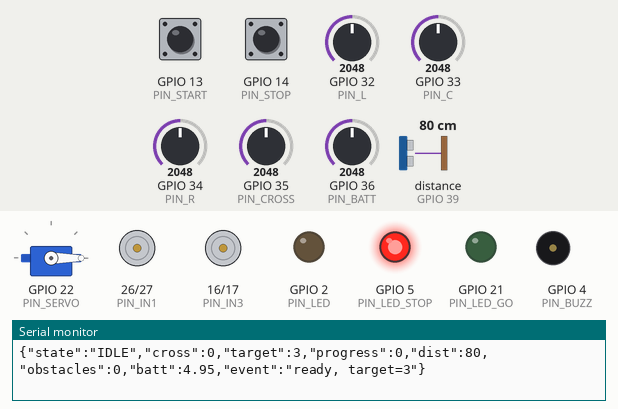
Simulated run of this sketch. Board: ESP32. Shown: servo, motor-driver pin pairs drawn as motors (green arrow = first pin HIGH = forward, orange = second pin HIGH = backward, longer = more drive, scaled by the enable pin), output pins drawn as LEDs (lit = HIGH), buzzer (waves = sounding), the last lines printed to the serial monitor. Wiring (from diagram.json): ultrasonic range finder: trigger GPIO 15; echo GPIO 39. Dashed ring = blinking. The test bench sets the inputs (shaded band); at power-on: GPIO 13 (PIN_START) HIGH, GPIO 14 (PIN_STOP) HIGH, distance to the obstacle (sensor on GPIO 39) 80 cm, GPIO 32 (PIN_L) = 2048, GPIO 33 (PIN_C) = 2048, GPIO 34 (PIN_R) = 2048, GPIO 35 (PIN_CROSS) = 2048, GPIO 36 (PIN_BATT) = 2048 (analog values on the 0–4095 scale). The echo pulse lasts 58.3 µs per cm; EEPROM starts erased; servo pulses on a pin are drawn as a servo (544–2400 µs = 0–180°); pins used as bus, display or sensor lines are not drawn.

Above: at 1.2 s.
1.3 s: GPIO 13 (PIN_START) pulled LOW for 0.15 s
At 1.75 s:
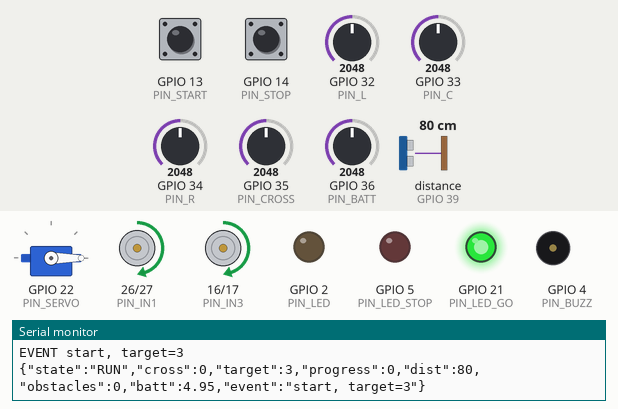
4.4 s: GPIO 14 (PIN_STOP) pulled LOW for 0.15 s
At 5.0 s:
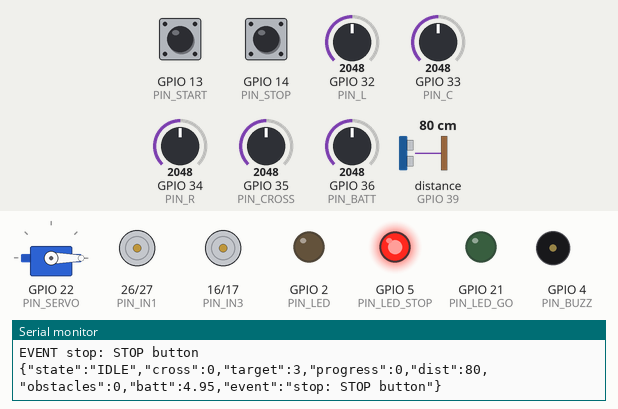
6.0 s: GPIO 13 (PIN_START) pulled LOW for 1 s
At 6.25 s:
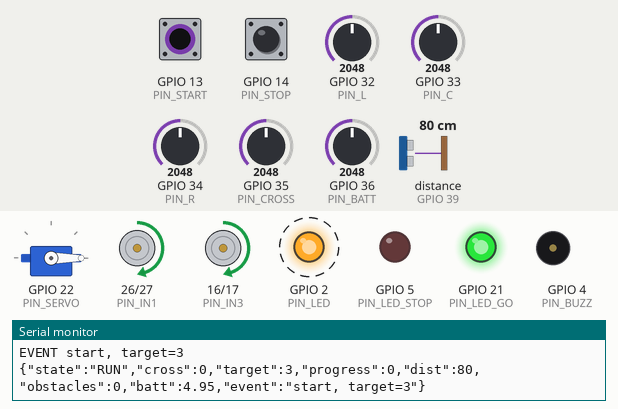
9.1 s: distance to the obstacle (sensor on GPIO 39) set to 38 cm
12.2 s: distance to the obstacle (sensor on GPIO 39) set to 32 cm
At 13.3 s:
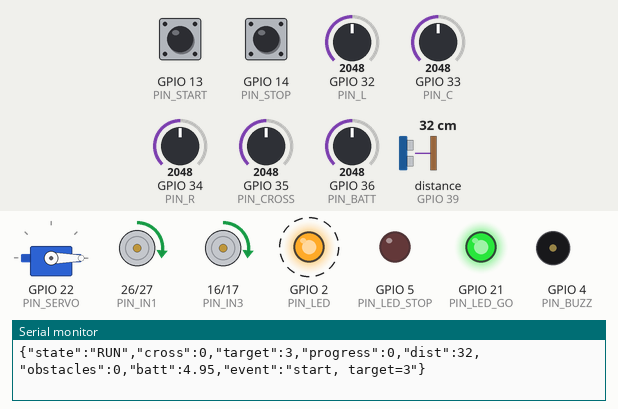
15.3 s: GPIO 32 (PIN_L) set to 122
At 16.05 s:
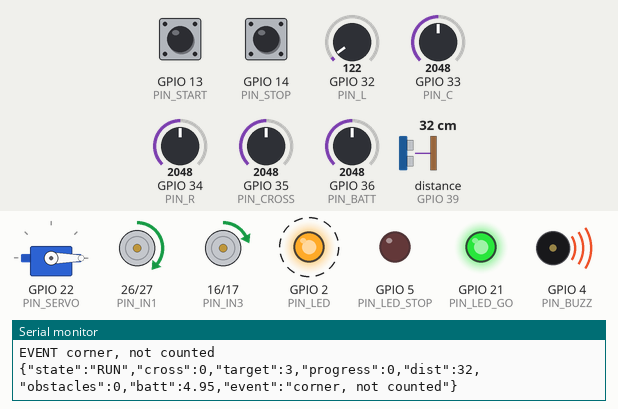
Timing chart, 0 to 19.4 s (numbered marks = the images above; inputs shaded):
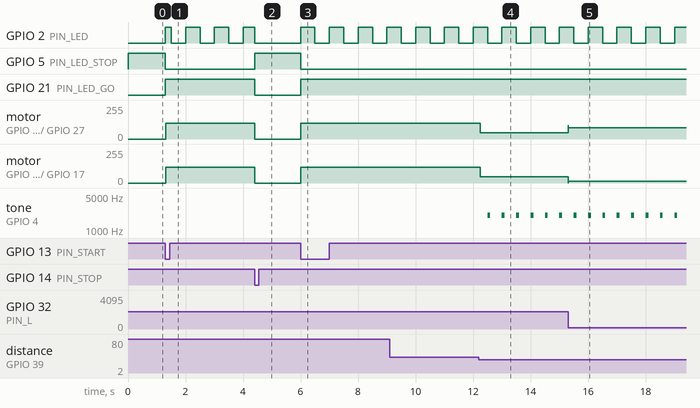

Measured:
- the behaviour switches between 35 and 34 cm on distance to the obstacle (sensor on GPIO 39) (found by bisection; images 3 and 4)
- after the input at 1.3 s, GPIO 2 (PIN_LED): LOW → HIGH at once, then repeats every 1.0 s: LOW 0.50 s, HIGH 0.50 s; GPIO 5 (PIN_LED_STOP): HIGH → LOW at once; GPIO 21 (PIN_LED_GO): LOW → HIGH at once; motor on GPIO 26 (PIN_IN1) / GPIO 27 (PIN_IN2), motor on GPIO 16 (PIN_IN3) / GPIO 17 (PIN_IN4): stopped → forward 120/255 at once
- after the input at 4.4 s, GPIO 5 (PIN_LED_STOP): LOW → HIGH at once; GPIO 21 (PIN_LED_GO): HIGH → LOW at once; motor on GPIO 26 (PIN_IN1) / GPIO 27 (PIN_IN2), motor on GPIO 16 (PIN_IN3) / GPIO 17 (PIN_IN4): forward 120/255 → stopped at once
- after the input at 6.0 s, GPIO 2 (PIN_LED): alternates HIGH for 0.50 s and LOW for 0.50 s, starting at once; GPIO 5 (PIN_LED_STOP): HIGH → LOW at once; GPIO 21 (PIN_LED_GO): LOW → HIGH at once; motor on GPIO 26 (PIN_IN1) / GPIO 27 (PIN_IN2), motor on GPIO 16 (PIN_IN3) / GPIO 17 (PIN_IN4): stopped → forward 120/255 at once
- after the input at 12.2 s, motor on GPIO 26 (PIN_IN1) / GPIO 27 (PIN_IN2), motor on GPIO 16 (PIN_IN3) / GPIO 17 (PIN_IN4): forward 120/255 → forward 48/255 after 0.05 s; tone on GPIO 4 (PIN_BUZZ): alternates 2000 Hz for 0.10 s and silent for 0.40 s, starting after 0.30 s
- after the input at 15.3 s, motor on GPIO 26 (PIN_IN1) / GPIO 27 (PIN_IN2): forward 48/255 → forward 83/255 at once; motor on GPIO 16 (PIN_IN3) / GPIO 17 (PIN_IN4): forward 48/255 → forward 13/255 at once

The sketch:

sketch.ino
```cpp
// =====================================================================
//  sosny · BEST EC Day 2 (TD) · автономний робот-транспортер
//  ESP32 + L298N + 2×TT (танковий хід) + 4×TCRT5000 + HC-SR04 + SG90
//
//  SIM 1 → Wokwi: телеметрія в Serial, команди з Serial
//  SIM 0 → справжній робот: Wi-Fi точка "sosny-robot", сторінка 192.168.4.1
//
//  Команди в Serial (і в SIM, і на роботі):  s = старт, x = стоп, n3 = стоп на 3-й лінії
// =====================================================================
#define SIM 1

#include <Arduino.h>
#include <Preferences.h>
#if !SIM
#include <WiFi.h>
#include <WebServer.h>
#endif

// ---------------- піни (як на схемі day2_wiring.svg) ----------------
const int PIN_ENA = 25, PIN_IN1 = 26, PIN_IN2 = 27;   // M1 ліве
const int PIN_IN3 = 16, PIN_IN4 = 17, PIN_ENB = 18;   // M2 праве
const int PIN_L = 32, PIN_C = 33, PIN_R = 34;         // сенсори лінії (ADC1)
const int PIN_CROSS = 35;                             // 4-й сенсор: перпендикулярні лінії
const int PIN_BATT = 36;                              // VP, дільник 20k/10k
const int PIN_TRIG = 15, PIN_ECHO = 39;  /* D15, VN */               // HC-SR04 (ECHO через 1k/2k)
const int PIN_SERVO = 22, PIN_BUZZ = 4;
const int PIN_START = 13, PIN_STOP = 14, PIN_LED = 2;
const int PIN_LED_GO = 21, PIN_LED_STOP = 5;           // зовнішні: зелений «їду», червоний «стою» (через 220 Ом)

// ---------------- налаштування (підбирати на трасі) ----------------
int   WHITE = 400, BLACK = 3200;   // сирі значення TCRT на білому / на чорному
float ON_LINE = 0.5;               // «бачу чорне», 0..1
int   BASE = 120;                  // базова швидкість, 0..255
int   MAX_PWM = 150;               // ОБМЕЖЕННЯ швидкості (~60 %)
int   PIVOT = 110;                 // швидкість розвороту на місці
float KP = 70, KD = 40;            // PID по лінії
int   SLOW_CM = 35, STOP_CM = 15;  // зона сповільнення / аварійна зупинка
float SLOW_K = 0.4;                // множник швидкості в зоні сповільнення
unsigned long CROSS_LOCK_MS = 300; // після лінії ігнор, щоб не порахувати двічі
unsigned long CROSS_CONFIRM_MS = 200; // за цей час після смуги лінія має бути під C (інакше це кут)
unsigned long LOST_MS = 1500;      // скільки шукати лінію розворотом
int   SERVO_HOME = 0, SERVO_DUMP = 110;
// --- об'їзд перешкоди на лінії (часові параметри підібрати під розмір коробки) ---
bool  BYPASS_ON = true;
int   BYPASS_SIDE = 1;               // +1 об'їзд праворуч, -1 ліворуч
unsigned long WAIT_MS = 3000;        // стоїть довше → це не людина, об'їжджаємо
unsigned long T_TURN = 450;          // розворот від лінії (~60–90°)
int   ARC_IN = 60, ARC_OUT = 150;    // дуга навколо: внутрішнє / зовнішнє колесо
unsigned long T_ARC_MIN = 900;       // спершу відʼїхати від лінії, потім шукати її
unsigned long T_ARC_MAX = 6000;      // не знайшли лінію → LOST
unsigned long T_ALIGN_MAX = 1200;    // доворот на лінію

// ---------------- стан ----------------
enum State { IDLE, RUN, ESTOP, ARRIVED, UNLOAD, DONE, LOST, BYPASS };
const char *STATE_NAME[] = {"IDLE", "RUN", "ESTOP", "ARRIVED", "UNLOAD", "DONE", "LOST", "BYPASS"};
State state = IDLE;
unsigned long tState = 0;

int   target = 3;          // стоп на N-й перпендикулярній лінії
int   crosses = 0, obstacles = 0;
float dist = 999, prevPos = 0;
int   lastSide = 0;        // де востаннє бачили лінію: -1 ліво, +1 право
bool  pivoting = false, slowed = false;
unsigned long lastSeen = 0, lastCross = 0, clearSince = 0, segStart = 0, avgSeg = 0;
int   bpPhase = 0;          // 0 відвернути, 1 дуга, 2 доворот на лінію
unsigned long bpT = 0, blockedSince = 0, candEnd = 0;
bool  crossCand = false;
String lastEvent = "boot";
Preferences prefs;

#if !SIM
WebServer web(80);
#endif

// ---------------- PWM (працює на ядрі ESP32 2.x і 3.x) ----------------
#if ESP_ARDUINO_VERSION_MAJOR >= 3
void pwmInit(int pin, int freq, int bits) { ledcAttach(pin, freq, bits); }
void pwmWrite(int pin, int duty) { ledcWrite(pin, duty); }
#else
int chOf[40]; int nextCh = 0;
void pwmInit(int pin, int freq, int bits) { ledcSetup(nextCh, freq, bits); ledcAttachPin(pin, nextCh); chOf[pin] = nextCh++; }
void pwmWrite(int pin, int duty) { ledcWrite(chOf[pin], duty); }
#endif

void servoWrite(int deg) {                      // 50 Гц, 16 біт
  long us = 500 + (long)deg * 2000 / 180;
  pwmWrite(PIN_SERVO, us * 65535L / 20000L);
}

// ---------------- мотори ----------------
void setMotor(int en, int a, int b, int v) {     // v: -255..255
  v = constrain(v, -255, 255);
  digitalWrite(a, v > 0);
  digitalWrite(b, v < 0);
  pwmWrite(en, abs(v));
}
void drive(int left, int right) {
  setMotor(PIN_ENA, PIN_IN1, PIN_IN2, left);
  setMotor(PIN_ENB, PIN_IN3, PIN_IN4, right);
}
void brake() {                                   // активне гальмо L298N: IN1=IN2=HIGH
  digitalWrite(PIN_IN1, HIGH); digitalWrite(PIN_IN2, HIGH);
  digitalWrite(PIN_IN3, HIGH); digitalWrite(PIN_IN4, HIGH);
  pwmWrite(PIN_ENA, 255); pwmWrite(PIN_ENB, 255);
}

// ---------------- сенсори ----------------
float sensor(int pin) {                          // 0 = біле, 1 = чорне
  float v = (analogRead(pin) - WHITE) / float(BLACK - WHITE);
  return constrain(v, 0.0f, 1.0f);
}
float readCm() {
  digitalWrite(PIN_TRIG, LOW); delayMicroseconds(2);
  digitalWrite(PIN_TRIG, HIGH); delayMicroseconds(10);
  digitalWrite(PIN_TRIG, LOW);
  unsigned long t = pulseIn(PIN_ECHO, HIGH, 25000);
  return t ? t / 58.0 : 999;
}
float battV() { return analogReadMilliVolts(PIN_BATT) * 3 / 1000.0; }

// ---------------- зумер ----------------
void buzz(bool on) {
  static bool was = false;
  if (on == was) return;
  was = on;
#if SIM
  if (on) tone(PIN_BUZZ, 2000); else noTone(PIN_BUZZ);
#else
  digitalWrite(PIN_BUZZ, on);                    // активний зумер через 2N2222
#endif
}

// ---------------- логіка ----------------
void event(const String &e) { lastEvent = e; Serial.println("EVENT " + e); }
void setState(State s) { state = s; tState = millis(); }

void startRun() {
  crosses = 0; obstacles = 0; prevPos = 0; lastSide = 0; crossCand = false;
  lastSeen = segStart = millis(); avgSeg = 0;
  servoWrite(SERVO_HOME);
  setState(RUN); event("start, target=" + String(target));
}
void stopRun(const String &why) { brake(); setState(IDLE); event("stop: " + why); }
void setTarget(int n) {
  if (n < 1 || n > 50) return;
  target = n; prefs.putInt("n", n); event("target=" + String(n));
}

int progress() {
  if (state == DONE || state == ARRIVED || state == UNLOAD) return 100;
  if (target <= 0) return 0;
  float frac = 0;
  if (avgSeg > 0) frac = min((millis() - segStart) / float(avgSeg), 0.95f);
  return constrain(int((crosses + frac) * 100 / target), 0, 99);
}

// ---------------- об'їзд: відвернути → дуга навколо → знайти лінію → доворот ----------------
void startBypass() {
  setState(BYPASS); bpPhase = 0; bpT = millis(); event("bypass start");
}
void bypass() {
  unsigned long now = millis(), t = now - bpT;
  int s = BYPASS_SIDE;
  float l = sensor(PIN_L), c = sensor(PIN_C), r = sensor(PIN_R);
  bool anyLine = l > ON_LINE || c > ON_LINE || r > ON_LINE;
  if (bpPhase == 0) {                                   // розворот убік від лінії
    drive(s * PIVOT, -s * PIVOT);
    if (t > T_TURN) { bpPhase = 1; bpT = now; }
  } else if (bpPhase == 1) {                            // дуга назад до лінії
    if (dist < 8) { brake(); return; }                  // впритул щось на дузі — чекаємо (коробку збоку не чіпаємо)
    if (s > 0) drive(ARC_IN, ARC_OUT); else drive(ARC_OUT, ARC_IN);
    if (t > T_ARC_MIN && anyLine) { bpPhase = 2; bpT = now; event("bypass: line found"); }
    else if (t > T_ARC_MAX) { stopRun("bypass: no line"); setState(LOST); }
  } else {                                              // доворот, поки лінія під C
    drive(s * PIVOT, -s * PIVOT);
    if (c > ON_LINE || t > T_ALIGN_MAX) {
      prevPos = 0; lastSide = 0; lastSeen = now; lastCross = now; crossCand = false;   // перетин лінії не рахувати
      setState(RUN); event("bypass done");
    }
  }
}

void control() {
  unsigned long now = millis();

  if (state == ARRIVED) {                        // пауза → вивантаження
    brake();
    if (now - tState > 500) { setState(UNLOAD); servoWrite(SERVO_DUMP); event("unload"); }
    return;
  }
  if (state == UNLOAD) {
    brake();
    if (now - tState > 2000) servoWrite(SERVO_HOME);
    if (now - tState > 3000) { setState(DONE); event("done"); }
    return;
  }
  if (state == BYPASS) { bypass(); return; }
  if (state != RUN && state != ESTOP) { brake(); pivoting = slowed = false; return; }

  float l = sensor(PIN_L), c = sensor(PIN_C), r = sensor(PIN_R), x = sensor(PIN_CROSS);

  // --- перпендикулярна лінія: 4-й сенсор + L,C,R одночасно чорні ---
  // Кут лінії (поворот у бік 4-го сенсора) дає такий самий малюнок, тому
  // рахуємо тільки якщо ПІСЛЯ смуги лінія йде далі прямо під C.
  bool pat = x > ON_LINE && l > ON_LINE && c > ON_LINE && r > ON_LINE;
  if (pat && now - lastCross > CROSS_LOCK_MS) { crossCand = true; candEnd = 0; }
  else if (crossCand) {
    if (!candEnd) candEnd = now;                                  // смуга скінчилась
    if (c > ON_LINE && l < ON_LINE && r < ON_LINE) {              // лінія йде далі → перехрестя
      crossCand = false; lastCross = now; crosses++;
      unsigned long seg = now - segStart; segStart = now;
      avgSeg = avgSeg ? (avgSeg + seg) / 2 : seg;
      event("cross " + String(crosses) + "/" + String(target));
      if (crosses >= target) { brake(); setState(ARRIVED); event("arrived"); return; }
    } else if (now - candEnd > CROSS_CONFIRM_MS) { crossCand = false; event("corner, not counted"); }
  }

  // --- куди їхати ---
  int left = 0, right = 0;
  float sum = l + c + r;
  pivoting = false;
  slowed = dist < SLOW_CM;
  if (sum >= 0.3) {
    lastSeen = now;
    float pos = (r - l) / sum;                   // -1 лінія під L … +1 під R
    if (fabs(pos) > 0.2) lastSide = pos < 0 ? -1 : 1;
    float corr = KP * pos + KD * (pos - prevPos);
    prevPos = pos;
    int base = slowed ? BASE * SLOW_K : BASE;
    left  = constrain(int(base + corr), 0, MAX_PWM);   // лінія під L → ліве повільніше
    right = constrain(int(base - corr), 0, MAX_PWM);
  } else if (now - lastSeen < LOST_MS && lastSide != 0) {
    pivoting = true;                              // різкий поворот: крутимось туди, де бачили лінію
    left  = lastSide < 0 ? -PIVOT :  PIVOT;
    right = lastSide < 0 ?  PIVOT : -PIVOT;
  } else {
    stopRun("line lost"); setState(LOST); return;
  }

  // --- безпека: аварійна зупинка (розворот на місці дозволено) ---
  if (state == RUN && !pivoting && dist < STOP_CM) {
    obstacles++; clearSince = 0; blockedSince = now; setState(ESTOP); event("obstacle " + String(dist, 0) + " cm");
  }
  if (state == ESTOP) {
    if (BYPASS_ON && dist <= STOP_CM + 5 && now - blockedSince > WAIT_MS) { startBypass(); return; }
    if (dist > STOP_CM + 5) {
      if (!clearSince) clearSince = now;
      if (now - clearSince > 1000) { setState(RUN); event("path clear, resume"); }
    } else clearSince = 0;
    if (state == ESTOP && !pivoting) { brake(); return; }
  }
  drive(left, right);
}

void updateBuzzer() {
  unsigned long now = millis();
  if (state == ESTOP) buzz(true);
  else if ((state == RUN && slowed) || state == BYPASS) buzz(now % 500 < 100);
  else if (state == ARRIVED) buzz(now % 200 < 100);
  else buzz(false);
  digitalWrite(PIN_LED, (state == RUN || state == BYPASS) ? (now % 1000 < 500) : state != IDLE);
  bool moving = (state == RUN || state == BYPASS);
  digitalWrite(PIN_LED_GO, moving);
  digitalWrite(PIN_LED_STOP, !moving);
}

String telemetry() {
  char b[220];
  snprintf(b, sizeof b,
    "{\"state\":\"%s\",\"cross\":%d,\"target\":%d,\"progress\":%d,\"dist\":%.0f,"
    "\"obstacles\":%d,\"batt\":%.2f,\"event\":\"%s\"}",
    STATE_NAME[state], crosses, target, progress(), dist, obstacles, battV(), lastEvent.c_str());
  return String(b);
}

void handleSerial() {
  if (!Serial.available()) return;
  String cmd = Serial.readStringUntil('\n'); cmd.trim();
  if (cmd == "s") startRun();
  else if (cmd == "x") stopRun("serial");
  else if (cmd.startsWith("n")) setTarget(cmd.substring(1).toInt());
}

void handleButtons() {
  static unsigned long lock = 0;
  if (millis() - lock < 250) return;
  if (!digitalRead(PIN_STOP)) { stopRun("STOP button"); lock = millis(); }
  else if (!digitalRead(PIN_START) && (state == IDLE || state == DONE || state == LOST)) { startRun(); lock = millis(); }
}

#if !SIM
const char PAGE[] PROGMEM = R"html(<!doctype html><html><head><meta charset="utf-8">
<meta name="viewport" content="width=device-width,initial-scale=1"><title>sosny robot</title>
<style>body{font-family:sans-serif;margin:16px;max-width:420px}button{font-size:20px;padding:12px;margin:4px;width:46%}
#st{font-size:28px;font-weight:bold}.bar{height:20px;background:#ddd}.bar div{height:100%;background:#2e7d32}</style></head><body>
<h2>sosny · робот</h2><div id="st">-</div><div class="bar"><div id="pb" style="width:0"></div></div>
<p id="info"></p><p id="ev"></p>
<button onclick="go('/start')" style="background:#c8e6c9">Старт</button><button onclick="go('/stop')" style="background:#ffcdd2">СТОП</button>
<p>Стоп на лінії №: <input id="n" type="number" min="1" max="50" style="width:60px;font-size:18px"> <button onclick="go('/set?n='+n.value)" style="width:auto">OK</button></p>
<script>function go(u){fetch(u)}
async function t(){try{let d=await(await fetch('/status')).json();st.textContent=d.state+' · '+d.progress+'%';pb.style.width=d.progress+'%';
info.textContent='Лінії: '+d.cross+'/'+d.target+' · Перешкода: '+d.dist+' см · Зупинок: '+d.obstacles+' · АКБ: '+d.batt+' В';ev.textContent='Подія: '+d.event;
if(document.activeElement!==n)n.value=d.target}catch(e){st.textContent='немає зв\'язку'}}setInterval(t,500);t()</script></body></html>)html";

void webSetup() {
  WiFi.softAP("sosny-robot", "sosny2026");
  web.on("/", [] { web.send(200, "text/html", PAGE); });
  web.on("/status", [] { web.send(200, "application/json", telemetry()); });
  web.on("/start", [] { if (state == IDLE || state == DONE || state == LOST) startRun(); web.send(200, "text/plain", "ok"); });
  web.on("/stop", [] { stopRun("web"); web.send(200, "text/plain", "ok"); });
  web.on("/set", [] { setTarget(web.arg("n").toInt()); web.send(200, "text/plain", "ok"); });
  web.begin();
}
#endif

void setup() {
  Serial.begin(115200);
  int outs[] = {PIN_IN1, PIN_IN2, PIN_IN3, PIN_IN4, PIN_TRIG, PIN_BUZZ, PIN_LED, PIN_LED_GO, PIN_LED_STOP};
  for (int p : outs) { pinMode(p, OUTPUT); digitalWrite(p, LOW); }
  pinMode(PIN_ECHO, INPUT);
  pinMode(PIN_START, INPUT_PULLUP); pinMode(PIN_STOP, INPUT_PULLUP);
  pwmInit(PIN_ENA, 1000, 8); pwmInit(PIN_ENB, 1000, 8); pwmInit(PIN_SERVO, 50, 16);
  analogReadResolution(12);
  servoWrite(SERVO_HOME); brake();

  prefs.begin("robot", false);
  target = prefs.getInt("n", 3);
#if !SIM
  webSetup();
#endif
  Serial.println("sosny robot ready. s=start x=stop nN=target");
  event("ready, target=" + String(target));
}

void loop() {
  static unsigned long tCtl = 0, tDist = 0, tTel = 0;
  unsigned long now = millis();
  handleSerial();
  handleButtons();
#if !SIM
  web.handleClient();
#endif
  if (now - tDist >= 60) { tDist = now; dist = readCm(); }
  if (now - tCtl >= 10) { tCtl = now; control(); }
  if (now - tTel >= 500) { tTel = now; Serial.println(telemetry()); }
  updateBuzzer();
}
```
